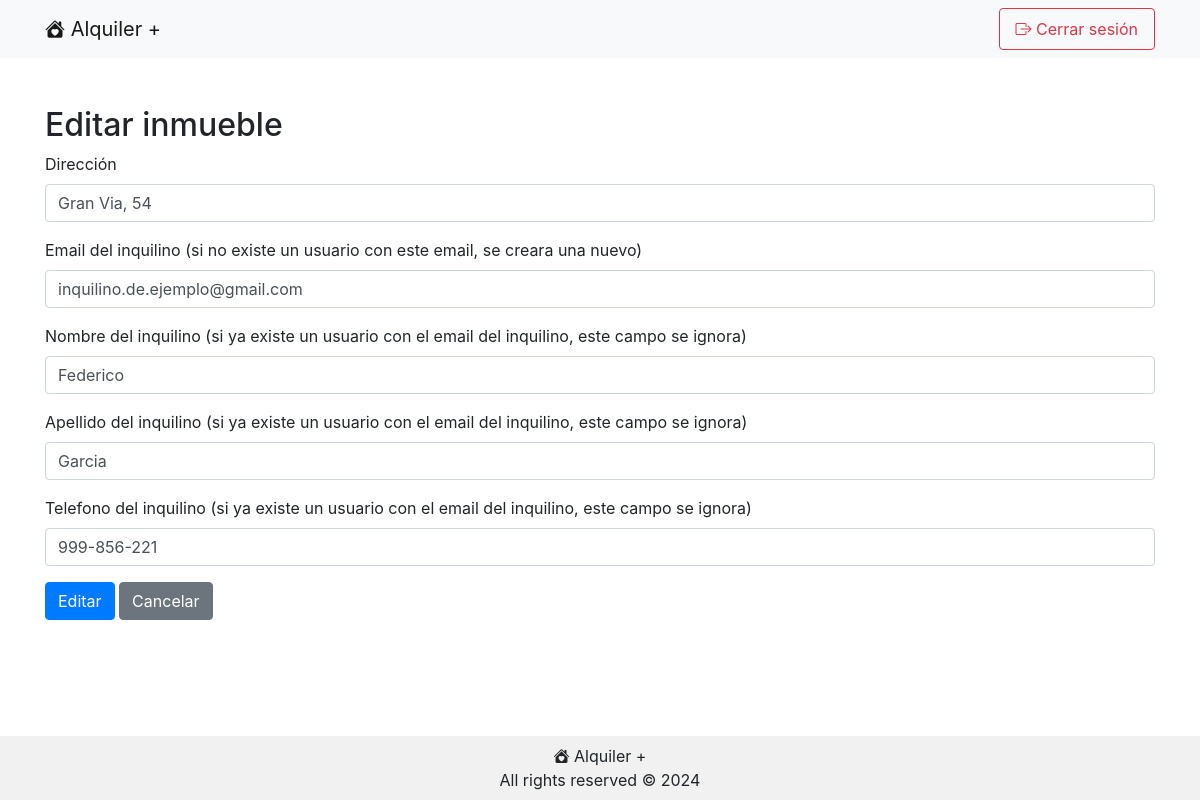
The app's page /ce_inmueble.php?inmuebleId=1 (signed in) with its own data.
### tables this page shows
CREATE TABLE `inmuebles` (
  `id` int(11) NOT NULL,
  `direccion` text NOT NULL,
  `propietario_usuario_id` int(11) NOT NULL,
  `inquilino_usuario_id` int(11) NOT NULL
);

CREATE TABLE `usuarios` (
  `id` int(11) NOT NULL,
  `nombre` tinytext NOT NULL,
  `apellido` tinytext NOT NULL,
  `email` varchar(255) NOT NULL,
  `contrasena_hash` text NOT NULL,
  `telefono` tinytext NOT NULL,
  `vencimiento_subscripcion` date NOT NULL DEFAULT current_timestamp(),
  `es_administrador` tinyint(1) NOT NULL DEFAULT 0
);

### class/Conexion.php (called while the page is built, shortened)
<?php
class Conexion {
    private static $host;
    private static $username;
    private static $password;
    private static $db;
    private static $dsn;
    private static $conexion = null;
    private static function inicializar() {
        if (self::$conexion === null) {
            self::$host = DB_HOST;
            self::$db = DB_NAME;
            self::$username = DB_USERNAME;
            self::$password = DB_PASSWORD;
            self::$dsn = "mysql:host=" . self::$host . ";dbname=" . self::$db . ";charset=utf8mb4";
            try {
                self::$conexion = new PDO(self::$dsn, self::$username, self::$password);
                self::$conexion->setAttribute(PDO::ATTR_ERRMODE, PDO::ERRMODE_EXCEPTION);
            } catch (PDOException $ex) {
                die("Error en la conexión con la bbdd: mensaje: " . $ex->getMessage());
            }
            return self::$conexion;
        }
    }
    public static function consulta($sql) {
        try {
            $stmt = self::$conexion->prepare($sql);
            $stmt->execute();
            $resultado = $stmt->fetchAll(PDO::FETCH_ASSOC);
            return $resultado;
        } catch (PDOException $ex) {
            die("Fallo la query: " . $ex->getMessage());
        }
    }
}

### class/Inmueble.php (called while the page is built, shortened)
<?php
class Inmueble {
    private $direccion;
    private $inquilino;
    public function __construct($direccion, $inquilino, $incidencias, $id=null, $usuario=null) {
        if ($id != null) {
            $this->direccion = $direccion;
            $this->inquilino = $inquilino;
        } else if ($id === null) {
            if ($inquilino == null) {
                Conexion::consulta("INSERT INTO inmuebles (direccion, propietario_usuario_id) VALUES ('".$direccion."', ".$usuario->getId().")");
            } else {
                Conexion::consulta("INSERT INTO inmuebles (direccion, propietario_usuario_id, inquilino_usuario_id) VALUES ('".$direccion."', ".$usuario->getId().", ". $inquilino->getId() . ")");
            }
        }
    }
    public function getDireccion() {
        return $this->direccion;
    }
    public function getInquilino() {
        return $this->inquilino;
    }
    public static function obtenerInmuebleExistente($id) {
        $consulta = Conexion::consulta("SELECT id, tipo, titulo, descripcion, estado, usuario_id, fecha_y_hora FROM incidencias WHERE inmueble_id=" . $id);
        $incidencias = [];
        foreach($consulta as $fila) {
            $incidencia = Incidencia::obtenerIncidenciaExistente($fila["id"]);
            $incidencias[] = $incidencia;
            }
        $consulta = Conexion::consulta("SELECT id, direccion, inquilino_usuario_id FROM inmuebles WHERE id=" . $id);
        foreach ($consulta as $fila) {
            $inmueble = new Inmueble($fila['direccion'], Usuario::obtenerUsuarioExistente($fila['inquilino_usuario_id']), $incidencias, $fila['id']);
        }
        return $inmueble;
    }
}

### class/Usuario.php (called while the page is built, shortened)
<?php
class Usuario {
    private $nombre;
    private $apellido;
    private $email;
    private $telefono;
    public function __construct($nombre, $apellido, $email, $contrasenaHash, $telefono, $vencimientoSubscripcion=null, $esAdministrador=0, $inmuebles=null, $id=null) {
        if ($id != null) {
            $this->nombre = $nombre;
            $this->apellido = $apellido;
            $this->email = $email;
            $this->telefono = $telefono;
        } else if ($id === null) {
            Conexion::consulta("INSERT INTO usuarios (nombre, apellido, email, contrasena_hash, telefono, vencimiento_subscripcion, es_administrador) VALUES ('".$nombre."', '".$apellido."', '".$email."', '".$contrasenaHash."', '".$telefono."', DATE_ADD(CURDATE(), INTERVAL 10 DAY), 0)");
        }
    }
    public function getNombre() {
        return $this->nombre;
    }
    public function getApellido() {
        return $this->apellido;
    }
    public function getEmail() {
        return $this->email;
    }
    public function getTelefono() {
        return $this->telefono;
    }
    public static function obtenerUsuarioExistente($id) {
        $usuario = null;
        $consulta = Conexion::consulta("SELECT id, direccion, inquilino_usuario_id FROM inmuebles WHERE propietario_usuario_id=" . $id);
        $inmuebles = [];
        foreach ($consulta as $fila) {
            $inmueble = Inmueble::obtenerInmuebleExistente($fila["id"]);
            $inmuebles[] = $inmueble;
        }
        $consulta = Conexion::consulta("SELECT id, nombre, apellido, email, contrasena_hash, telefono, vencimiento_subscripcion, es_administrador FROM usuarios WHERE id=" . $id);
        foreach ($consulta as $fila) {
            $usuario = new Usuario($fila['nombre'], $fila['apellido'], $fila['email'], $fila['contrasena_hash'], $fila['telefono'], $fila['vencimiento_subscripcion'], $fila['es_administrador'], $inmuebles, $fila['id']);
        }
        return $usuario;
    }
}

### class/Incidencia.php (called while the page is built, shortened)
<?php
class Incidencia {
    public static function obtenerIncidenciaExistente($id){
        $consulta = Conexion::consulta("SELECT id, tipo, titulo, descripcion, estado, fecha_y_hora FROM incidencias WHERE id=" . $id);
        $incidencia = null;
        foreach ($consulta as $fila) {
            $incidencia = new Incidencia($fila['id'], $fila['tipo'], $fila['titulo'], $fila['descripcion'], $fila['estado'], $fila['fecha_y_hora']);
        }
        return $incidencia;
    }
}

### public/ce_inmueble.php (the view, shortened to what this page needs)
<?php
$usuario = Usuario::obtenerUsuarioExistente($_SESSION['usuarioId']);
if ($_SERVER['REQUEST_METHOD'] === 'GET') {
    $edicion = false;
    if(isset($_GET['inmuebleId'])) {
        $inmuebleId = $_GET['inmuebleId'];
        $inmueble = Inmueble::obtenerInmuebleExistente($inmuebleId);
        $edicion = true;
    }
}
?>
<!DOCTYPE html>
<html lang="es">
    <head>
<?php require '../include/head.php' ?>
    </head>
    <body>
        <?php require '../include/nav.php'; ?>
        <div class="contenido container mt-5">
            <h2><?php echo ($edicion)? "Editar " : "Crear nuevo " ?>inmueble</h2>
            <form action="ce_inmueble.php" method="POST">
                <div class="form-group">
                    <label for="direccion">Direcci&oacute;n</label>
                    <input type="text" name="direccion" id="direccion" class="form-control" <?php echo ($edicion)? "value='". $inmueble->getDireccion() ."'" : ""?>required>
                </div>
                <div class="form-group">
                    <label for="emailInquilino">Email del inquilino (si no existe un usuario con este email, se creara una nuevo)</label>
                    <input type="text" name="emailInquilino" id="emailInquilino" class="form-control" <?php echo ($edicion && !is_null($inmueble->getInquilino())) ? "value='". $inmueble->getInquilino()->getEmail() ."'" : ""?>>
                </div>
                <div class="form-group">
                    <label for="nombreInquilino">Nombre del inquilino (si ya existe un usuario con el email del inquilino, este campo se ignora)</label>
                    <input type="text" name="nombreInquilino" id="nombreInquilino" class="form-control" <?php echo ($edicion && !is_null($inmueble->getInquilino()))? "value='". $inmueble->getInquilino()->getNombre() ."'" : ""?>>
                </div>
                <div class="form-group">
                    <label for="apellidoInquilino">Apellido del inquilino (si ya existe un usuario con el email del inquilino, este campo se ignora)</label>
                    <input type="text" name="apellidoInquilino" id="apellidoInquilino" class="form-control" <?php echo ($edicion && !is_null($inmueble->getInquilino()))? "value='". $inmueble->getInquilino()->getApellido() ."'" : ""?>>
                </div>
                <div class="form-group">
                    <label for="telefonoInquilino">Telefono del inquilino (si ya existe un usuario con el email del inquilino, este campo se ignora)</label>
                    <input type="text" name="telefonoInquilino" id="telefonoInquilino" class="form-control" <?php echo ($edicion && !is_null($inmueble->getInquilino()))? "value='". $inmueble->getInquilino()->getTelefono() ."'" : ""?>>
                </div>
                <button type="submit" class="btn btn-primary"><?php echo ($edicion)? "Editar" : "Crear"?></button>
                <a href="tablero.php" class="btn btn-secondary">Cancelar</a>
            </form>
    </div>
<?php require '../include/footer.php' ?>
    </body>
</html>

### public/css/estilos.css (style rules this page uses)
body { display: flex; flex-direction: column; min-height: 100vh; }

### records on screen
inmuebles: direccion "Gran Via, 54"
usuarios: emailInquilino "inquilino.de.ejemplo@gmail.com", nombreInquilino "Federico", apellidoInquilino "Garcia", telefonoInquilino "999-856-221"
